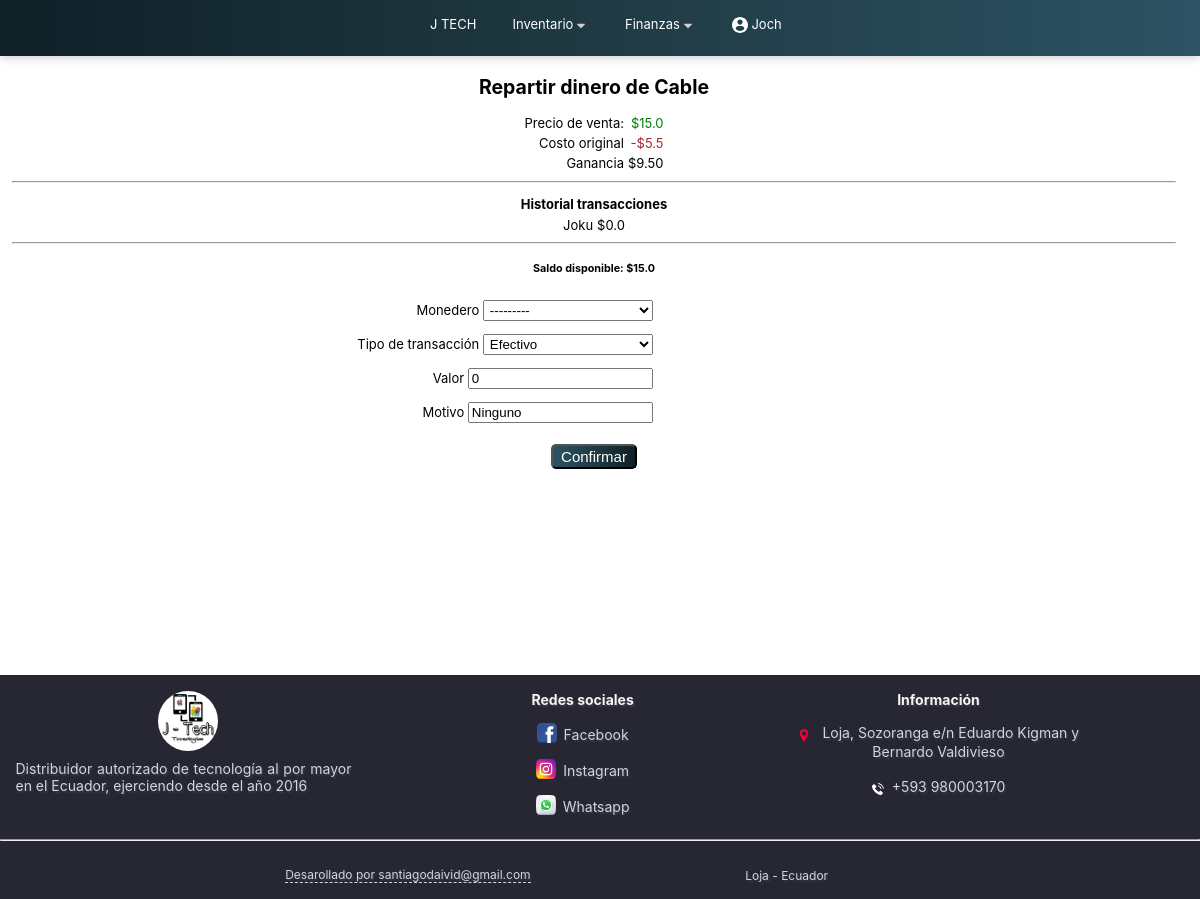
Page /anadir-al-monedero-accesorio/1 (signed in) on the committed database.
### principal/models.py (models this page shows, shortened)
class Accesorio(models.Model):
      class Meta:
            ordering = ["marca", "tipo"]
            verbose_name_plural = "Accesorios"
      opciones_marca = ( ('Samsung', 'Samsung'), ('Apple', 'Apple'), ('Xiaomi', 'Xiaomi'), ('Otro', 'Otro') )
      marca = models.CharField(max_length=15, choices=opciones_marca, default='Apple')
      opciones_tipo = ( ('Cargador', 'Cargador'), ('Cable', 'Cable'), ('Adaptador', 'Adaptador'), ('Audífonos', 'Audífonos'), ('Protector', 'Protector'), ('Mica', 'Mica'), ('Otro', 'Otro'), )
      tipo = models.CharField(max_length=15, choices=opciones_tipo, default='Cargador')
      opciones_conexion = ( ('Lightning', 'Lightning'), ('Tipo C', 'Tipo C'), ('Micro USB', 'Micro USB'), ('Inalámbrica', 'Inalámbrica'), ('Otra', 'Otra'), )
      conexion = models.CharField(max_length=15, choices=opciones_conexion, default='Lightning', null=True, blank=True)
      descripcion = models.CharField(max_length=50, default="")
      fecha_compra = models.DateField(blank=True, null=True)
      fecha_venta = models.DateField(default=datetime.date.today())
      proveedor = models.CharField(max_length=50, blank=True, null=True)
      cliente = models.CharField(max_length=50, blank=True, null=True)
      nro_cliente = models.CharField(max_length=15, blank=True, null=True)
      monto_compra = models.FloatField(default=0)
      monto_venta = models.FloatField()
      opciones_entrega = ( ('Entregado', 'Entregado'), ('Envio servientrega', 'Envio servientrega'), ('Envio cooperativa','Envio cooperativa') )
      entrega = models.CharField(max_length=20, choices=opciones_entrega, default='Entregado', null=True, blank=True)
      monederos = models.ManyToManyField('Monedero', through='Transaccion')
      def valor_total_transacciones(self):
            valor = [x.dinero for x in self.transacciones.all() ]
            return sum(valor)
      def ganancia(self):
            ganancia = 0
            if self.monto_venta:
                  ganancia = self.monto_venta - self.monto_compra
            return "%.2f" % ganancia
      def dinero_disponible_transaccion(self):
            money = self.monto_venta  - float( self.valor_total_transacciones())
            return money

class Transaccion(models.Model):
      class Meta:
            ordering = ["fecha"]
            verbose_name_plural = "Transacciones"
      telefono = models.ForeignKey(Telefono, related_name='transacciones', on_delete=models.CASCADE, blank=True, null=True)
      monedero = models.ForeignKey(Monedero, related_name='transacciones', on_delete=models.CASCADE)
      dispositivo = models.ForeignKey('Dispositivo', related_name='transacciones', on_delete=models.CASCADE, blank=True, null=True)
      accesorio = models.ForeignKey('Accesorio', related_name='transacciones', on_delete=models.CASCADE, blank=True, null=True)
      fecha = models.DateField(default=datetime.date.today() )
      hora = models.TimeField(default=datetime.datetime.now().time() )
      opciones_tipo = ( ('Efectivo', 'Efectivo'), ('Transferencia banco', 'Transferencia banco'),  ('Tarjeta de crédito', 'Tarjeta de crédito'), )
      tipo = models.CharField(max_length=20, choices=opciones_tipo, default='Efectivo')
      motivo = models.CharField(max_length=100, null=True, blank=True, default="Ninguno")
      dinero = models.FloatField(default=0)

class Monedero(models.Model):
      class Meta:
            ordering = ["nombre"]
            verbose_name_plural = "Monederos"
      nombre = models.CharField(max_length=50, unique=True)
      descripcion = models.CharField(max_length=50, null=True, blank=True)
      telefonos = models.ManyToManyField(Telefono, through='Transaccion')
      dispositivos = models.ManyToManyField('Dispositivo', through='Transaccion')
      accesorios = models.ManyToManyField('Accesorio', through='Transaccion')
      def __str__(self):
            return "%s" % (self.nombre)

### principal/views.py (the view)
# urls.py: path('anadir-al-monedero-accesorio/<int:id>', monedero_accesorio, name='monedero_accesorio'),
@login_required(login_url='/login/')
def monedero_accesorio(request, id):
    accesorio = Accesorio.objects.get(pk=id)
    if request.method=='POST':
        form = FormMonederoAccesorio(accesorio, request.POST)
        if form.is_valid():
            form.save()
            messages.info(request, "Transacción exitosa")
            return redirect(index)
    else:
        form = FormMonederoAccesorio(accesorio)
    titulo = "Repartir dinero de "
    monederos = Monedero.objects.all()
    diccionario = {'form': form, 'accesorio': accesorio, 'titulo':titulo, 'valor':True, 'valor3': True, 'monederos':monederos}
    return render(request, 'forms/form-transacciones3.html', diccionario)

### principal/forms.py (shortened to what this page needs)
class FormMonederoAccesorio(ModelForm):
      def __init__(self, accesorio, *args, **kwargs):
            super(FormMonederoAccesorio, self).__init__(*args, **kwargs)
            self.initial['accesorio'] = accesorio
            self.fields['accesorio'].widget = forms.widgets.HiddenInput()
            self.initial['fecha'] = datetime.date.today()
            self.fields['fecha'].widget = forms.widgets.HiddenInput()
            self.initial['hora'] = datetime.datetime.now().time()
            self.fields['hora'].widget = forms.widgets.HiddenInput()
      class Meta:
            model = Transaccion
            fields = ['monedero', 'accesorio', 'fecha', 'hora', 'dinero', 'tipo', 'motivo']

### principal/templates/forms/form-transacciones3.html (shortened to what this page needs)
{% extends "main.html" %}
{% block content %}
<div id="inicio">
      <h2 style="margin-bottom: 0.5em;">{{titulo}} {{accesorio.tipo}}</h2>
      <div id="tabla_transaccion">
            <table>
                  <tr>
                        <td>Precio de venta:</td>
                        <td style="color: green;">${{accesorio.monto_venta}}</td>
                  </tr>
                        <td>Costo original</td>
                        <td style="color: brown;">-${{accesorio.monto_compra}}</td>
                        <td>Ganancia</td>
                        <td>${{accesorio.ganancia}}</td>
            </table>
      </div>
      <hr>
      <div id="tabla_historial">
            <table>
                  <thead>
                        <tr colspan =2> <b>Historial transacciones</b> </tr>
                  </thead>
                  {% if accesorio.transacciones.all|length != 0 %}
                        {% for x in accesorio.transacciones.all %}
                              <tr>
                                    <td>{{x.monedero}}  </td>
                                    <td>${{x.dinero}}</td>
                              </tr>
                        {% endfor %}
                  {% else %}
                        <tr>
                              <td>Ninguna </td>
                              <td>transacción</td>
                        </tr>
                  {% endif %}
            </table>
      </div>
      <hr>
      <h5>Saldo disponible: ${{accesorio.dinero_disponible_transaccion}}</h5>
      <form action="" method="post">
            <div class="formLocation">
                  <div class="contenidoForm">
                        {% if valor2 == false %}
                              <label for="{{ form.monedero.id_for_label }}">Monedero</label>
                        {% endif %}
                        {{ form.monedero }}
                  </div>
                  <div class="contenidoForm">
                        <label for="{{ form.tipo.id_for_label }}">Tipo de transacción</label>
                        {{ form.tipo }}
                  </div>
                  <div class="contenidoForm">
                        <label for="{{ form.dinero.id_for_label }}">Valor</label>
                        {{ form.dinero }}
                  </div>
                  <div class="contenidoForm">
                        <label for="{{ form.motivo.id_for_label }}">Motivo</label>
                        {{ form.motivo }}
                  </div>
                  <button type='submit'>Confirmar</button>
            </div>
      </form>
</div>
{% endblock %}

### principal/templates/main.html (shortened to what this page needs)
<!DOCTYPE html>
<html lang="es">
<head>
      {% load static %}
      <link rel="stylesheet" type="text/css" href="{% static 'css/styles.css' %}">
      <link rel="stylesheet" type="text/css" href="https://cdn.datatables.net/1.10.25/css/jquery.dataTables.min.css">
      <link rel="stylesheet" href="https://code.jquery.com/ui/1.12.1/themes/base/jquery-ui.css">
      <link rel="stylesheet" href="https://cdnjs.cloudflare.com/ajax/libs/font-awesome/5.15.3/css/all.min.css"/>
</head>
<body>
          <header class = "cabecera">
            <nav class="navInicio">
                <a href="{% url 'index' %}" class="" > J TECH </a>
              <ul style="padding-left: 0px;" >
                <div class="dropdown2">
                  <a class="dropbtn2 " onclick="myFunction2()">Inventario <img src="{% static 'img/abajo.svg' %}" style="width: 8px; margin-top: 6%; "></a>
                </div>
                <div class="dropdown anav">
                  <a class="dropbtn " onclick="myFunction()">Finanzas <img src="{% static 'img/abajo.svg' %}" style="width: 8px; margin-top: 6%;"></a>
                </div>
                {% if user.is_authenticated %}
                  <div class="dropdown3 anav">
                    <a class="dropbtn3 " onclick="myFunction3()"><img src="{% static 'img/usuario.svg' %}" style="width: 16px; margin-top: 2%; ">{{user.username}} </a>
                  </div>
                {% endif %}
              </ul>
            </nav>
        </header>
      <div id="contenido">
            {% block content %} {% endblock %}
      </div>
</body>
<footer>
      <div class="pie">
        <div class="subpie1">
            <a href="#" class="alogo2" > <img src="{% static 'img/jtech.jpg' %}" ></a>
            <p>Distribuidor autorizado de tecnología al por mayor en el Ecuador, ejerciendo desde el año 2016</p>
        </div>
        <div class="subpie">
            <ul class="listapie"> <p>Redes sociales</p>
                <li> <a href="https://www.facebook.com/jtechtecnologias/"><img src="{% static 'img/facebook.svg' %}" style="width: 20px;">Facebook</a></li>
                <li> <a href="https://www.instagram.com/jtechtecnologias/?hl=es-la"> <img src="{% static 'img/instagram.svg' %}" style="width: 20px;">Instagram</a></li>
                <li> <a href="http://wa.me/593980003170"><img src="{% static 'img/whatsapp.svg' %}" style="width: 20px;">Whatsapp</a></li>
            </ul>
        </div>
        <div class="subpie2">
            <ul class="listapie">
                <p>Información</p>
                <li> <img src="{% static 'img/ubicacion.svg' %}" style="margin-top: 0;"> <a href="https://g.page/j-tech-tecnologias?share">Loja, Sozoranga e/n Eduardo Kigman y Bernardo Valdivieso</a> </li>
                <li> <img src="{% static 'img/telefono.svg' %}" style="margin-top: 0;"><a >+593 980003170</a></li>
            </ul>
        </div>
    </div>
    <hr>
    <div class="pie2">
        <div class="subpie22">
            <a href=" mailto: santiagodaivid@gmail.com">Desarollado por santiagodaivid@gmail.com</a>
        </div>
        <div class="subpie22">
            <p>Loja - Ecuador</p>
        </div>
    </div>
</footer>
</html>

### principal/static/css/styles.css (style rules this page uses)
body { margin: 0; width: 100%; font-family: -apple-system,BlinkMacSystemFont,"Segoe UI",Roboto,"Helvetica Neue",Arial,"Noto Sans",sans-serif,"Apple Color Emoji","Segoe UI Emoji","Segoe UI Symbol","Noto Color Emoji"; font-size: 13px; }
a { text-decoration: none; }
#inicio { width: 97%; margin-left: 1%; margin-right: 1%; margin-top: 75px; font-size: 13px; min-height: 75vh; text-align: center; }
.navInicio { position: relative; padding: 1.2em 0em 1.2em 0em; display: inline-block; vertical-align: top; height: 25px; background: #0F2027; background: -webkit-linear-gradient(to left, #2C5364, #203A43, #0F2027); background: linear-gradient(to left, #2C5364, #203A43, #0F2027); text-align: center; width: 100%; box-shadow: 0px 0px 10px 0px #bebebe; z-index: 1; position: fixed; top: 0; }
.navInicio a { margin: 2.5em 0.8em 1em 1.7em; text-decoration: none; color: white;; }
.navInicio img { display: inline-block; vertical-align: top; margin: -0.3em 0.3em 0em 0em; width: 40px; }
.contenidoForm { padding: 0.5em; width: 60%; text-align: right; }
button { margin-top: 1em; background: #0F2027; background: -webkit-linear-gradient(to right, #2C5364, #203A43, #0F2027); background: linear-gradient(to right, #2C5364, #203A43, #0F2027); color: white; padding: 2px 8px; border-radius: 5px; font-size: 15px; }
.contenidoForm label { width: 10%; text-align: left; }
.contenidoForm select { width: 170px; padding: 1px 2px; }
.formLocation { width: 45%; display: inline-block; vertical-align: top; }
footer { color: white; background-color: rgb(39, 39, 51); min-height: 14vh; font-size: 15.5px; width: 100%; text-shadow: 0.1em 0.1em 0.1em rgba(125, 126, 128, 0.233); }
.subpie2 { width: 30%; }
.alogo2 img { width: 18%; border-radius: 100%; }
.alogo2 { padding-right: 3.78em; font-size: 1.2em; font-weight: bold; }
.alogo2 img { margin-bottom: -0.5em; }
.alogo2 { padding:0; font-size: 1.15em; }
.subpie1 { padding: 1em; text-align: center; line-height: normal; }
.subpie { width: 20%; margin: 0; margin-left: 2em; }
.listapie li { margin: 1em 0em 0.5em 0em; text-align: center; }
.subpie2 { margin: 0; width: 35%; }
.listapie img { margin-bottom: -0.1em; padding-right: 0.2em; width: 12.5px; }
.subpie22 { margin: 0; width: 35%; }
.pie2 { width: 100%; text-align: center; }
.pie2 p, .pie2 a { color: rgb(213, 213, 226); font-size: 15.7px; margin: 0; padding: 0; }
.subpie22 a { margin-right: 0.9em; border-bottom:1px solid rgb(213, 213, 226); border-style:dashed; border-top: none; border-right: none; border-left: none; }
.pie2 p, .pie2 a { font-size: 12px; }
.subpie22 p { margin-top: 0.3em; }
.subpie { margin: 0; margin-left: 1.5em; }
.subpie2 { margin-left: 1em; }
.pie { width: 100%; }
.pie p, .pie a { text-decoration: none; color: rgb(213, 213, 226); text-align: justify; font-size: 14px; }
.pie div { width: 28%; vertical-align: top; display: inline-block; }
.subpie1 a { color: rgb(247, 236, 236); font-size: 18px; margin-left: 0.5em; }
.subpie { width: 14%; display: inline-block; vertical-align: top; padding: 0; }
.subpie2 , .subpie22, .subpie21 { width: 23%; display: inline-block; vertical-align: top; padding: 0; }
.subpie22 { margin: 1em 3em; }
.listapie p { margin: 0; padding: 0; font-weight: bold; text-align: center; color: whitesmoke; }
.listapie img { margin-bottom: -0.25em; padding-right: 0.5em;; }
.dropdown, .dropdown2, .dropdown3 { overflow: hidden; display: inline-block; vertical-align: top; }
table thead { color: rgb(245, 245, 245); background-color: #2c3e50; font-size: 12px; text-shadow: 0.1em 0.1em 0.1em rgba(233, 220, 44, 0.233); }
ul { list-style: none; }
nav ul { vertical-align: top; display: inline-block; margin: 0; }
#tabla_transaccion, #tabla_historial { width: 100%; margin-top: 1em; }
#tabla_transaccion table, #tabla_historial table { text-align: right; margin: auto; }

### rows in the picture
Accesorio: tipo "Cable", monto_venta "15.0", monto_compra "5.5", ganancia "9.50", dinero_disponible_transaccion "15.0"
Transaccion: monedero "Joku", dinero "0.0"

### other values in the picture
{{ user.username }} "Joch"
{{ titulo }} "Repartir dinero de"
